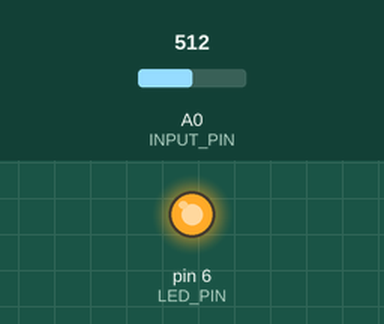
This sketch was run on a simulated Arduino Uno, built with avr-gcc and run on an emulated ATmega328P. Shown: output pins drawn as LEDs (lit = HIGH). The inputs (shaded band) are chosen by the test bench; at power-on: A0 (INPUT_PIN) = 512.

Above: at 1.2 s.
1.3 s: A0 (INPUT_PIN) set to 109
2.8 s: A0 (INPUT_PIN) set to 91
At 3.5 s:
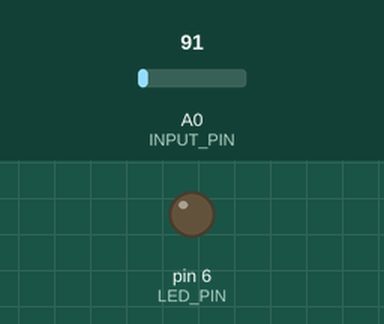
4.4 s: A0 (INPUT_PIN) set to 110
At 5.0 s:
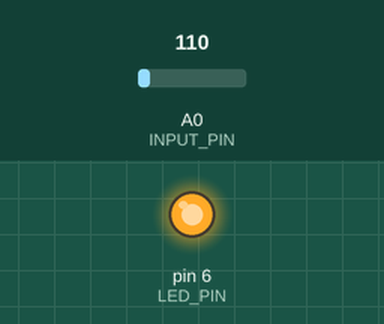
5.9 s: A0 (INPUT_PIN) set to 90
At 6.9 s:
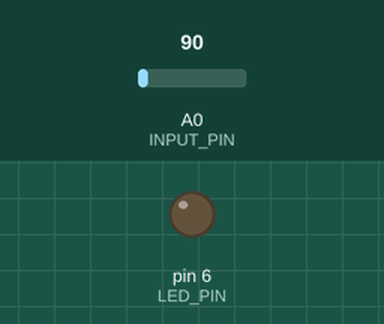
Timing chart, 0 to 8.9 s (numbered marks = the images above; inputs shaded):
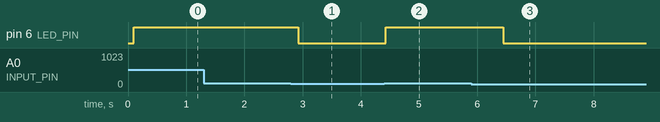

The sketch:

ES-Projekt-BaseStation-Counter.ino
```cpp
/**
   ISDN Phone Sniffer

   Purpose:
      Detecting if Phone is activ (dial-tone is sounding)
      If phone is on ISDN-Bus all Phones will have effect on the sign

    How it works:
      By measuring the voltage of the Datalines (3 & 6) a specific pattern is measurable.
      The signal is devided in Spikes (over 160), Data-Packages (btween 100 and 180) and noise.
      With the handset in its place on the phone no Data-Packages are recordable.
      With the handset lifted and the dial-tone sounding Data-Packages are measurable between Spikes.
      The Spikes are measurable always.

*/

#include <RCSwitch.h>

#define DEBUG 0
#define TRANSMITTER_PIN 10
#define INPUT_PIN 0
#define LED_PIN 6

RCSwitch mySwitch = RCSwitch();
int startSignal = 1234;
int stopSignal = 5678;

const short spikeThreshold = 100; // above is a Spike or a Data Package
const short spikeCounterThreshold = 80;

short spikeCounter = 0; // Zähler für Anzahl von Durchläufen mit Datenübertragung zwischen Spikes (01 & 10 wird in dieser Zeit übertragen).
short sendCounter = 0;
unsigned long oldMillis = 0;

bool phoneLifted = false;
bool ledActive = false;

void setup() {
  // put your setup code here, to run once:
  if (DEBUG) {
    Serial.begin(9600);
    Serial.println("Start...");
  }
  pinMode(LED_PIN, OUTPUT);
  mySwitch.enableTransmit(TRANSMITTER_PIN);
}

void loop() {

  // put your main code here, to run repeatedly:
  short analogInput = analogRead(INPUT_PIN);
  if (DEBUG)Serial.println(analogInput);

  if (analogInput > spikeThreshold) { // Spike entdeckt
    spikeCounter++;
  }

  if (oldMillis + 100 < millis()) { // every 100ms the LED can be changed
    //if (DEBUG)Serial.println(spikeCounter);
    phoneLifted = spikeCounter > spikeCounterThreshold;
    if (phoneLifted != ledActive) {
      digitalWrite(LED_PIN, phoneLifted ? HIGH : LOW);
      if (phoneLifted) {
        mySwitch.send(startSignal, 24);
        delay(1);
      } else {
        mySwitch.send(stopSignal, 24);
        delay(1);
      }
      ledActive = phoneLifted;
    }
    if (sendCounter > 10) {
      if (phoneLifted) {
        mySwitch.send(startSignal, 24);
        delay(1);
      } else {
        mySwitch.send(stopSignal, 24);
        delay(1);
      }
      sendCounter = 0;
    } else {
      sendCounter++;
    }
    spikeCounter = 0;
    oldMillis = millis();
  }
}
```

Measured:
- the behaviour switches between 101 and 100 on A0 (INPUT_PIN) (found by bisection; images 0 and 1)
- after the input at 1.3 s, every drawn part: stays the same
- after the input at 2.8 s, pin 6 (LED_PIN): HIGH → LOW after 0.12 s
- after the input at 4.4 s, pin 6 (LED_PIN): LOW → HIGH at once
- after the input at 5.9 s, pin 6 (LED_PIN): HIGH → LOW after 0.54 s
